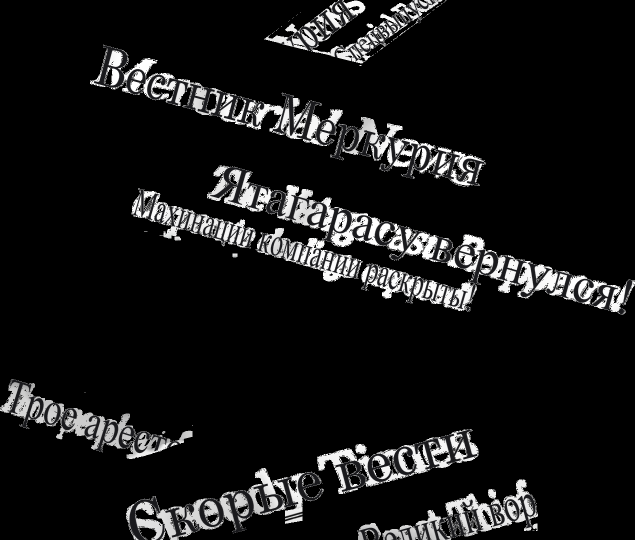
#> input picture patcher/data/graphics_layers/gk2_upcutlocal_trial/cut00_01e.png, 1270 x 1080 px (shown at 1/2 size)
$ python -i passport.py   (imports and definitions only)   (older library calls are emulated)
#> lines starting #> are read from the running program, lines starting #| are printed output that depends on the picture
"""Паспорт надписи и сверка русской надписи с английской — один инструмент на все картинки.

Курс от 1 октября 2026 (правило №13, разбор — `work/graphics-review-2026-10-01.md`):
геометрию против оригинала проверяет машина, лист пользователю идёт только после
зелёной сверки и независимого просмотра, принимает глаз пользователя. Около 4/5
замечаний пользователя по наложению за 23.09–01.10 — меряемые отклонения: место
и центр блока, размер и сжатие, наклон и форма строки, штрих, кайма, налезание
на стены; ещё часть — порча рисунка при снятии английского. Их и меряет этот файл.

Английская и русская надписи меряются **одинаково**: по цвету букв из задания
(«чернила», «fill», «stroke»), в выпрямленных координатах надписи («наклон»,
«центр»). Внутренние маски набора не используются — иначе сверка наследует
слепые пятна той же работы (урок 20 сентября, `docs/graphics-workflow.md`).
Исключение одно: если рядом с русской картинкой лежит свежий `<имя>_ink.png`
(что именно нарисовал набор), русские буквы берутся из него — так точнее
и так считаются остатки английского. Если английские буквы цветом задания
не находятся (задание врёт про цвет — «Cells» на `cut01_008`), цвет берётся
с самих букв и об этом пишется предупреждение.

По каждой надписи:
  * **место** — у подписи в блоке (комната, круг, клетка — стены найдены лучами
    от середины английской надписи: скачок цвета, а не порог от фона, иначе мягкий
    край комнаты не виден) середина против середины блока и поля до стен; у строки
    без блока — опорный край по «по» (лево/право/центр), ширина и базовая линия;
  * **размер** — строчные против строчных, если обе строки со строчными, иначе
    прописные; у подписи в блоке мельче — только «посмотреть»: длинное слово
    набирается мельче, а не уже (решение пользователя 30.09); сжатие — ширина русской
    строки против той же строки гарнитурой задания без сжатия;
  * **угол** — остаток наклона после выпрямления по заданию: у английской он значит,
    что «наклон» в задании неверен; **форма строки** — дуга верха высоких букв;
  * **начертание** — штрих по карте расстояний (край буквы делится между цветом
    буквы и цветом каймы или фона — иначе мелкие буквы выходят тоньше на ровном
    месте), кайма — площадь каймы на длину края; цвет букв;
  * **рисунок** — линии рисунка у надписи, которые были у английской картинки
    и пропали у русской (замазанные стены, размытая крыша), и новые края (пятна,
    швы, ореолы); **остатки** английских букв — только при `_ink.png`.

Допуски — одна таблица `TOL` ниже, на все картинки. Править её только отдельным
коммитом с «да» пользователя: проверку, подогнанную под картинку, курс 23 сентября
запретил, и правильно. Сознательное отступление — в паспорт дела
(`work/graphics_ru/<дело>/passport.json`, `<картинка>.задано.<англ>.исключения`:
`{"пункт": "причина"}`): ✗ становится ≈ и печатается с причиной.

    .venv\\Scripts\\python.exe tools\\passport.py cut01_008
    .venv\\Scripts\\python.exe tools\\passport.py cut00_01e --ru work/graphics_masks/drafts/hold/case1/cut00_01e.png
    .venv\\Scripts\\python.exe tools\\passport.py cut01_008 --measure      паспорт английской, записать в passport.json

Лист сверки — `work/graphics_masks/checks/<имя>_сверка.png`: сверху весь кадр
с картой линий (жёлтое — пропало, голубое — новое), ниже по каждой надписи
английская | русская | наложение (красное — английские буквы, синее — русские,
лиловое — совпало; зелёное — стены блока). Отчёт числами — `<имя>_сверка.json`.
Код выхода 1, если есть ✗.
"""
from __future__ import annotations

import argparse
import json
import math
import statistics
import sys
from pathlib import Path

import cv2
import numpy as np
from PIL import Image, ImageDraw, ImageFont

ROOT = Path(__file__).resolve().parent.parent
WORK = ROOT / "work"
EN_DIR = WORK / "graphics_en"
RU_DIR = WORK / "graphics_ru"
CHECKS = WORK / "graphics_masks" / "checks"
FONT_DIR = Path("C:/Windows/Fonts")

# Допуски — одни на все картинки (курс 1 октября 2026). Не подгонять под картинку.
TOL = {
    "цвет": 60,          # уровней на канал: пиксель буквы против цвета из задания
    "центр": 4,          # px — середина против английской (строка без блока)
    "центр_блока": 2,    # px — середина против середины блока: у принятых кружков 0,5–1 px,
    "центр_доля": 0.025, # ... у забракованных 3,5–6 px на круге в 90 px; или эта доля ширины блока
    "центр_англ": 0.04,  # английская в пределах этой доли блока от середины — «по центру блока»
    "край": 6,           # px — опорный край строки против английского
    "база": 3,           # px — базовая линия
    "высота": 0.10,      # доля — строчные (или прописные) против английских
    "сжатие": 0.85,      # уже этого — «сплющено» (решение пользователя 30.09)
    "растяжка": 1.15,    # шире этого — растянуто
    "ширина": (0.85, 1.15),  # строка без блока: доля английской ширины
    "угол": 0.6,         # градусов — остаток наклона после выпрямления
    "дуга": 0.12,        # доля высоты — прогиб верха высоких букв
    "штрих": 0.20,       # доля — штрих против английского (с поправкой на кегль)
    "кайма": 1.5,        # px — ширина каймы против английской
    "цвет_букв": 40,     # уровней — цвет русских букв против английских (посмотреть)
    "поле": 0.5,         # доля английского поля до стены — меньше, значит «впритык»
    "стена": 50,         # уровней от фона блока — стена наверняка
    "скачок": 22,        # уровней против соседних пикселей луча — край стены
    "край_сильный": 60,  # градиент: линия рисунка
    "край_слабый": 20,   # градиент: линии нет
    "линия_px": 12,      # кусок пропавшей/новой линии короче — шум
    "пропало_px": 40,    # пропало линий у надписи больше — ✗
    "новое_px": 80,      # новых краёв больше — ~ (посмотреть)
    "остатки_px": 25,    # остатков английских букв больше — ✗
}

OK, BAD, WARN, DECL = "✓", "✗", "~", "≈"


# ---------------------------------------------------------------- задание

def find_png(folder: Path, name: str) -> Path | None:
    hits = sorted(folder.glob(f"*/{name}.png"))
    return hits[0] if hits else None


# [73 lines left out: functions newspaper_labels, find_task, centre, straight_pt, colours, letters_case, not called in this run]


# ---------------------------------------------------------------- маски и повороты

def near(img: np.ndarray, colour, tol: int) -> np.ndarray:
    c = np.array(colour[:3], dtype=np.int16)
    return np.abs(img.astype(np.int16) - c).max(axis=2) <= tol


def disk(r: int) -> np.ndarray:
    r = max(1, int(r))
    return cv2.getStructuringElement(cv2.MORPH_ELLIPSE, (2 * r + 1, 2 * r + 1))


def grow(m: np.ndarray, r: int) -> np.ndarray:
    return cv2.dilate(m.astype(np.uint8), disk(r)) > 0 if r > 0 else m.astype(bool)


# [105 lines left out: functions text_masks, coverage, stroke_of, rot_rgb, rot_cov, rot_mask and 5 more, not called in this run]


def components(m: np.ndarray, min_area: int = 3):
    n, lab, st, cen = cv2.connectedComponentsWithStats(m.astype(np.uint8), connectivity=8)
    return lab, [(k, st[k], cen[k]) for k in range(1, n) if st[k][4] >= min_area]


# [472 lines left out: functions pick, ring_colour, guess_colour, baseline, measure, block and 4 more, not called in this run]


def edge_map(img: np.ndarray) -> np.ndarray:
    f = cv2.GaussianBlur(img, (3, 3), 0).astype(np.float32)
    g = np.zeros(img.shape[:2], np.float32)
    for c in range(3):
        gx = cv2.Sobel(f[:, :, c], cv2.CV_32F, 1, 0, ksize=3)
        gy = cv2.Sobel(f[:, :, c], cv2.CV_32F, 0, 1, ksize=3)
        g = np.maximum(g, np.sqrt(gx * gx + gy * gy) / 4)
    return g


# [89 lines left out: functions clean, font, overlay, sheet, not called in this run]


# ---------------------------------------------------------------- главное

def load_rgb(p: Path) -> np.ndarray:
    return np.asarray(Image.open(p).convert("RGB"))


def passport_file(case: str) -> Path:
    return RU_DIR / case / "passport.json"


# [337 lines left out: functions declared, fresh_ink, run, main, not called in this run]


# [2 lines not run here, left out]

>>> import cv2
>>> picture = cv2.cvtColor(cv2.imread('../patcher/data/graphics_layers/gk2_upcutlocal_trial/cut00_01e.png'), cv2.COLOR_BGR2RGB)
>>> result = edge_map(picture)
#> the loop in edge_map, `for c in range(3):` made 3 passes
#> pass 1, in edge_map, `gx = cv2.Sobel(f[:, :, c], cv2.CV_32F, 1, 0, ksize=3)`:
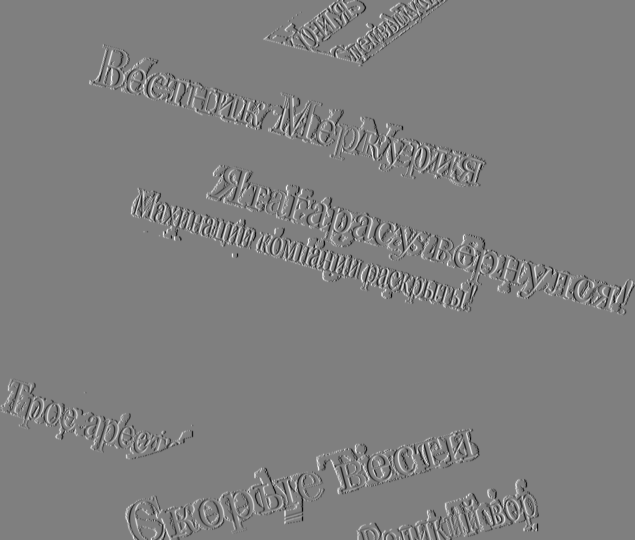
#> gx: shape (1080, 1270) float32 (shown at 1/2 size); min -764, max 764, mean 0; drawn with min black and max white
#> pass 1, in edge_map, `gy = cv2.Sobel(f[:, :, c], cv2.CV_32F, 0, 1, ksize=3)`:
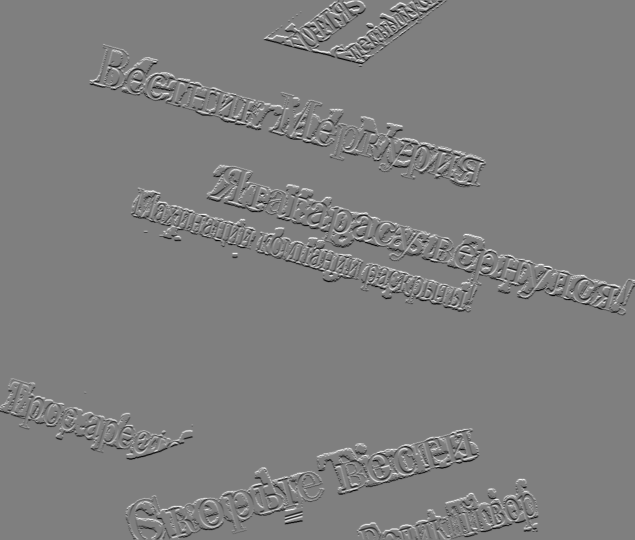
#> gy: shape (1080, 1270) float32 (shown at 1/2 size); min -764, max 764, mean 0.1; drawn with min black and max white
#> pass 1, in edge_map, `g = np.maximum(g, np.sqrt(gx * gx + gy * gy) / 4)`:
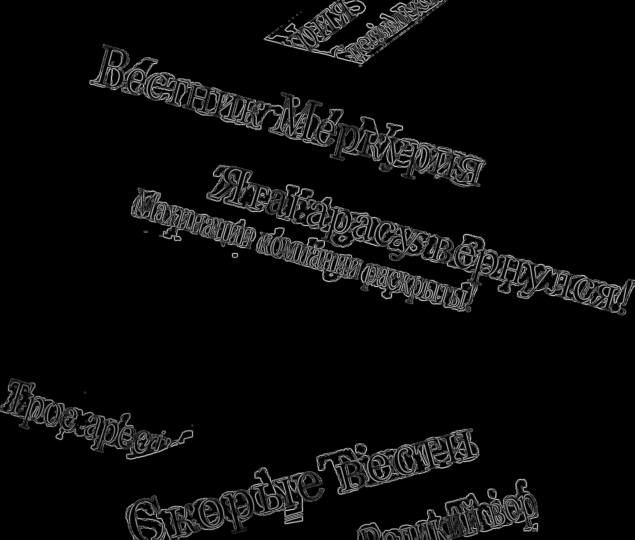
#> g: shape (1080, 1270) float32 (shown at 1/2 size); min 0, max 204.1, mean 11.3
